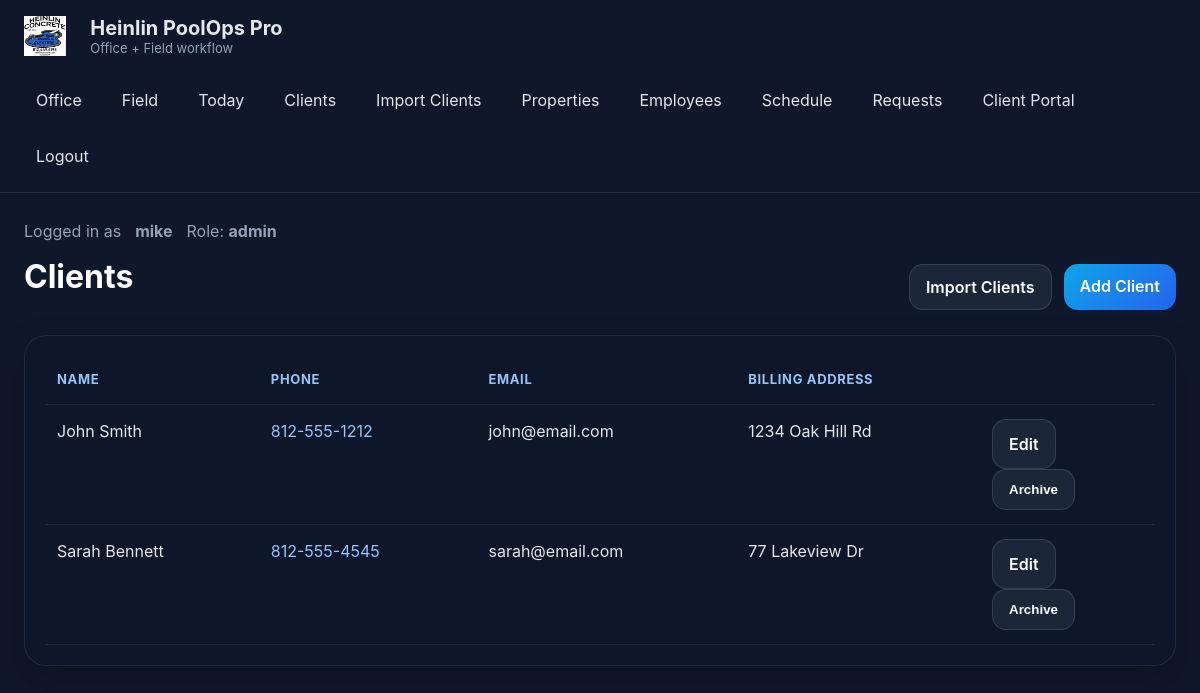
The page /clients (signed in) on the database its author committed.
### app/models.py (models this page shows)
class User(Base):
    __tablename__ = "users"
    id = Column(Integer, primary_key=True, index=True)
    username = Column(String(100), unique=True, nullable=False, index=True)
    password_hash = Column(String(255), nullable=False)
    role = Column(String(50), nullable=False, default="field")
    employee_id = Column(Integer, ForeignKey("employees.id"), nullable=True)
    is_active = Column(Boolean, default=True)
    employee = relationship("Employee", back_populates="users")

class Client(Base):
    __tablename__ = "clients"
    id = Column(Integer, primary_key=True, index=True)
    name = Column(String(255), nullable=False)
    phone = Column(String(50), default="")
    email = Column(String(255), default="")
    billing_address = Column(String(255), default="")
    notes = Column(Text, default="")
    is_archived = Column(Boolean, default=False)
    properties = relationship("Property", back_populates="client", cascade="all, delete-orphan")

### app/main.py (the view)
@app.get("/clients", response_class=HTMLResponse)
def clients_page(request: Request, db: Session = Depends(get_db)):
    current_user = require_roles(request, db, ["admin", "office"])
    clients = db.query(Client).filter(Client.is_archived == False).order_by(Client.name.asc()).all()
    return templates.TemplateResponse("clients.html", {"request": request, "current_user": current_user, "clients": clients})

### app/templates/clients.html (shortened to what this page needs)
{% extends "base.html" %}
{% block content %}
<div class="section-head">
    <h1>Clients</h1>
    <div class="hero-actions">
        <a class="btn" href="/clients/import">Import Clients</a>
        <a class="btn btn-primary" href="/clients/new">Add Client</a>
    </div>
</div>
<div class="table-wrap card">
<table>
    <thead><tr><th>Name</th><th>Phone</th><th>Email</th><th>Billing Address</th><th></th></tr></thead>
    <tbody>
    {% for client in clients %}
        <tr>
            <td>{{ client.name }}</td>
            <td><a href="tel:{{ client.phone }}">{{ client.phone }}</a></td>
            <td>{{ client.email }}</td>
            <td>{{ client.billing_address }}</td>
            <td>
                <div class="job-actions">
                    <a class="btn" href="/clients/{{ client.id }}/edit">Edit</a>
                    <form method="post" action="/clients/{{ client.id }}/archive">
                        <button class="btn" type="submit">Archive</button>
                    </form>
                </div>
            </td>
        </tr>
    {% else %}
        <tr><td colspan="5">No clients yet.</td></tr>
    {% endfor %}
    </tbody>
</table>
</div>
{% endblock %}

### app/templates/base.html (shortened to what this page needs)
<!DOCTYPE html>
<html lang="en">
<head>
    <link rel="stylesheet" href="/static/style.css?v=6">
</head>
<body>
    <header class="topbar">
        <div class="brand">
            <img src="/static/logo.png?v=6" style="height:40px; width:auto; margin-right:10px;" alt="Heinlin Logo">
            <div>
                <div class="brand-title">Heinlin PoolOps Pro</div>
                <div class="brand-subtitle">Office + Field workflow</div>
            </div>
        </div>
        <nav class="nav">
            <a href="/">Office</a>
            <a href="/field">Field</a>
            <a href="/today">Today</a>
            <a href="/clients">Clients</a>
            <a href="/clients/import">Import Clients</a>
            <a href="/properties">Properties</a>
            <a href="/employees">Employees</a>
            <a href="/schedule">Schedule</a>
            <a href="/requests">Requests</a>
            <a href="/portal/request">Client Portal</a>
            <a href="/logout">Logout</a>
        </nav>
    </header>
    <main class="page-shell">
        {% if current_user %}
        <div class="user-banner">
            Logged in as <strong>{{ current_user.username }}</strong>
            <span>Role: <strong>{{ current_user.role }}</strong></span>
        </div>
        {% endif %}
        {% block content %}{% endblock %}
    </main>
</body>
</html>

### app/static/style.css (style rules this page uses)
* { box-sizing: border-box; }
body { margin: 0; font-family: Inter, Arial, sans-serif; background: #0f172a; color: #e5e7eb; }
a { color: #93c5fd; text-decoration: none; }
.topbar { position: sticky; top: 0; z-index: 10; background: rgba(15, 23, 42, 0.96); border-bottom: 1px solid rgba(148, 163, 184, 0.15); padding: 16px 24px; display: flex; gap: 24px; align-items: center; justify-content: space-between; flex-wrap: wrap; }
.brand { display: flex; align-items: center; gap: 14px; }
.brand-title { font-weight: 700; font-size: 20px; }
.brand-subtitle { color: #94a3b8; font-size: 13px; }
.nav { display: flex; gap: 16px; flex-wrap: wrap; }
.nav a { padding: 10px 12px; border-radius: 10px; color: #e5e7eb; }
.page-shell { max-width: 1280px; margin: 0 auto; padding: 28px 24px 48px; }
.hero, .card { background: rgba(15, 23, 42, 0.84); border: 1px solid rgba(148, 163, 184, 0.14); border-radius: 22px; box-shadow: 0 18px 40px rgba(0,0,0,0.18); }
.hero h1, h1, h2, h3 { margin-top: 0; color: white; }
.hero p, p, td, th, label, .muted { line-height: 1.5; }
.hero-actions { display: flex; gap: 12px; flex-wrap: wrap; }
.btn { display: inline-block; border: 1px solid rgba(148, 163, 184, 0.2); background: rgba(30, 41, 59, 0.9); color: white; padding: 12px 16px; border-radius: 14px; font-weight: 600; }
.btn-primary { background: linear-gradient(135deg, #0ea5e9, #2563eb); border: none; }
.section-head { display: flex; justify-content: space-between; align-items: center; gap: 16px; margin: 6px 0 18px; flex-wrap: wrap; }
.card { padding: 20px; overflow: hidden; }
.table-wrap { overflow-x: auto; }
table { width: 100%; border-collapse: collapse; }
th, td { padding: 14px 12px; border-bottom: 1px solid rgba(148, 163, 184, 0.12); text-align: left; vertical-align: top; }
th { color: #93c5fd; font-size: 13px; text-transform: uppercase; letter-spacing: 0.05em; }
img { max-width: 100%; }
.user-banner { margin-bottom: 16px; color: #94a3b8; display: flex; gap: 14px; flex-wrap: wrap; }

### rows shown on the page
User: username "mike", role "admin"
Client: name "John Smith", phone "812-555-1212", email "john@email.com", billing_address "1234 Oak Hill Rd"
Client: name "Sarah Bennett", phone "812-555-4545", email "sarah@email.com", billing_address "77 Lakeview Dr"
